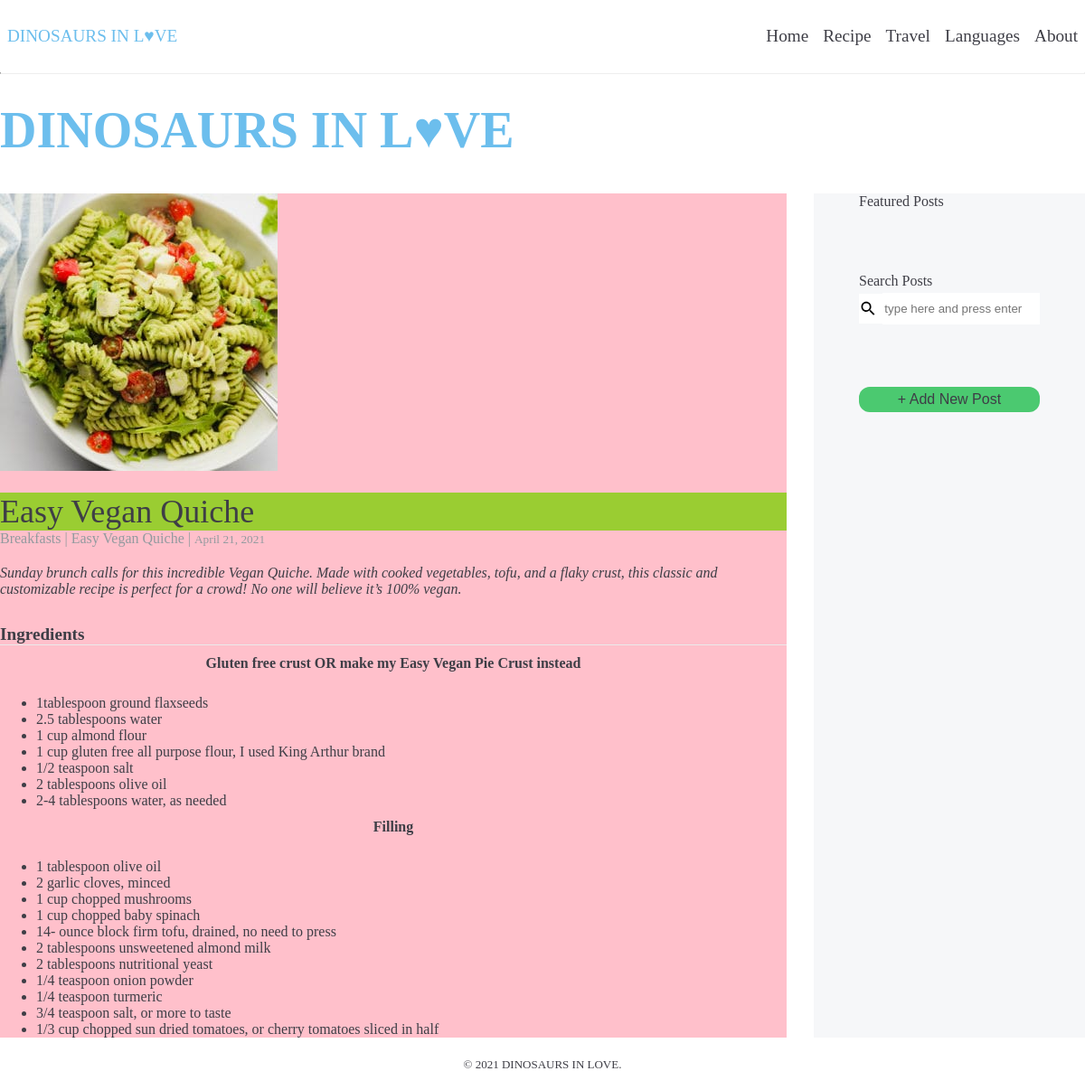
Page /sleepyfish/recipes/1/1/ (signed in) on the committed database.
### app/models.py (models this page shows, shortened)
class Post(models.Model):
    recipe_category = models.ForeignKey(Category, on_delete=models.CASCADE)
    created_at = models.DateTimeField(auto_now_add=True)
    updated_at = models.DateTimeField(auto_now=True)
    name = models.CharField(max_length=255)
    description = models.TextField()
    ingredients = models.TextField()
    instructions = models.TextField()
    notes = models.TextField()
    class Meta:
        ordering = ['created_at', 'updated_at']

class Category(models.Model):
    created_at = models.DateTimeField(auto_now_add=True)
    updated_at = models.DateTimeField(auto_now=True)
    name = models.CharField(max_length=255)
    class Meta:
        ordering = ['created_at']
        verbose_name_plural = 'Categories'
    def __str__(self):
        return self.name

### app/views.py (the view)
# urls.py: path('recipes/<int:category_pk>/<int:post_pk>/', views.post_detail, name='post_detail'),
def post_detail(request, category_pk, post_pk):
    post = get_object_or_404(models.Post, pk=post_pk)
    return render(request, 'app/post_detail.html', {'post': post})

### app/templatetags/app_extras.py (called while the page is built)
@register.filter('markdown_to_html')
def markdown_to_html(markdown_text):
    html_body = markdown2.markdown(markdown_text)
    return mark_safe(html_body)

### app/templates/app/post_detail.html
{% extends "layout.html" %}
{% load app_extras %}
{% load static %}
{% block content %}
<div class="detail-container">
    <div class="detail-header">
        <img class="detail_img" src="/static/images/test.jpg" alt="{{ post.name }}">
        <h3 class="detail-title">{{ post.name }}</h3>
        <div class="sub-nav">
            {{ post.recipe_category|lower|capfirst }} | {{ post.name }} | <small>{{ post.created_at|date:'F d, Y' }}</small>
        </div>
    </div>
    <p class="post_description">
        <em>{{ post.description }}</em>
    </p>
    <div class="post-ingredients">
        <h5 id="ingredient-title">Ingredients</h5>
        {{ post.ingredients|markdown_to_html }}
    </div>
</div>
{% endblock %}

### assets/css/layout.css (style rules this page uses)
* { margin: 0; }
body { font-family: Comic Sans MS, Comic Sans, cursive; color: #3e3e46; }

### assets/css/category.css (style rules this page uses)
h4 { text-align: center; margin-top: 5px; margin-bottom: 20px; line-height: 30px; }

### assets/css/detail.css (style rules this page uses)
.detail-container { background: pink; margin-right: 30px; }
.detail-header { margin-bottom: 20px; display: block; }
.detail-title { background: yellowgreen; font-size: 36px; font-weight: 10; margin-top: 20px; }
.sub-nav { margin-bottom: 20px; color: #939a9f; }
.post-ingredients { margin-top: 30px; }
#ingredient-title { margin-top: 20px; font-size: 1.2em; border-bottom: 1px solid #eaeaea; }

### rows in the picture
Post: name "Easy Vegan Quiche", recipe_category "Breakfasts", created_at "April 21, 2021", description "Sunday brunch calls for this incredible Vegan Quiche. Made with cooked vegetables, tofu, and a flaky crust, this classic and customizable recipe is perfect for a crowd! No one will believe it’s 100% vegan.", ingredients "Gluten free crust OR make my Easy Vegan Pie Crust instead 1tablespoon ground flaxseeds 2.5 tablespoons water 1 cup almond flour 1 cup gluten free all purpose flour, I used King Arthur brand 1/2 teaspoon salt 2 tablespoons olive oil 2-4 tablespoons water, as needed Filling 1 tablespoon olive oil 2 garlic cloves, minced 1 cup chopped mushrooms 1 cup chopped baby spinach 14- ounce block firm tofu, drained, no need to press 2 tablespoons unsweetened almond milk 2 tablespoons nutritional yeast 1/4 teaspoon onion powder 1/4 teaspoon turmeric 3/4 teaspoon salt, or more to taste 1/3 cup chopped sun dried tomatoes, or cherry tomatoes sliced in half"
